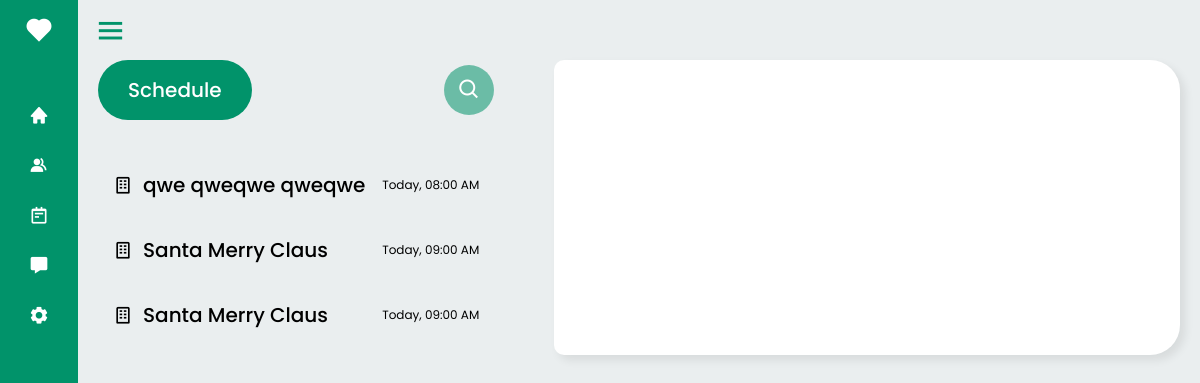
/pages/doctors.php (signed in), run on the app's committed database.
### tables this page shows
CREATE TABLE `appointments` (
  `appointment_id` int(11) NOT NULL,
  `firstName` varchar(100) NOT NULL,
  `lastName` varchar(100) NOT NULL,
  `middleName` varchar(100) NOT NULL,
  `email` varchar(100) NOT NULL,
  `dob` varchar(100) NOT NULL,
  `contactNumber` varchar(100) NOT NULL,
  `gender` varchar(100) NOT NULL,
  `id` varchar(255) NOT NULL,
  `services` varchar(255) NOT NULL,
  `appointmentDate` varchar(100) NOT NULL,
  `appointmentTime` varchar(100) NOT NULL,
  `accountpw` varchar(255) NOT NULL,
  `appointmentStatus` varchar(255) NOT NULL
);

### pages/doctors.php (the view, shortened to what this page needs)
<?php
    include '../backend/config.php';
?>
<!DOCTYPE html>
<html lang="en">
<head>
    <link rel="stylesheet" href="../Assets/css/account.css">
    <link rel="stylesheet" href="https://cdn.jsdelivr.net/npm/boxicons@latest/css/boxicons.min.css">
    <link rel="stylesheet" href="../Assets/css/popup.css">
    <link rel="stylesheet" href="../Assets/css/doctors.css">
</head>
<body>
    <div class="sidebar close">
        <div class="logo-details">
            <i class='bx bxs-heart'></i>
        </div>
        <ul class="nav-links">
            <li>
                <a href="#" onclick="showSection('home')">
                    <i class='bx bxs-home'></i>
                </a>
            </li>
            <li>
                <a href="#" onclick="showSection('records')">
                    <i class="bx bxs-group"></i>
                </a>
            </li>
            <li>
                <a href="#" onclick="showSection('requests')">
                    <i class='bx bx-notepad'></i>
                </a>
            </li>
            <li>
                <a href="#" onclick="showSection('messages')">
                    <i class='bx bxs-message'></i>
                </a>
            </li>
            <li>
                <div class="iocn-link">
                    <a href="#" onclick="showSection('settings')">
                        <i class='bx bxs-cog'></i>
                    </a>
                </div>
            </li>
        </ul>
    </div>
    <main class="home-section">
        <div class="home-content">
            <i class="bx bx-menu"></i>
        </div>
        <div class="container-fluid">
            <section id="home">
                <div class="home-class-home">
                    <article class="home-left">
                        <div class="flex-2">
                            <div class="sched-container">Schedule</div>
                            <a onclick="openPopup()"><div class="search-icon"><i class='bx bx-search'></i></div></a>
                        </div>
                        <br>
                        <?php
                            $dataPatient = "SELECT * FROM `appointments` WHERE appointmentStatus = 'ON' AND appointmentDate = CURDATE()";
                            $data = mysqli_query($connect, $dataPatient);
                            if (mysqli_num_rows($data) > 0){
                                while ($fetch_data = mysqli_fetch_assoc($data)){
                            ?>
                        <div class="details">
                            <aside class="flex-detail-clickable"  data-patient="<?php echo $fetch_data['firstName']; ?>">
                                <div class="sched-detail">
                                    <i class='bx bx-building'></i>
                                    <div class="patient-name"><?php echo $fetch_data['firstName'] . ' ' . $fetch_data['middleName'] . ' ' . $fetch_data['lastName']; ?></div>
                                </div>
                                <div class="sched-time">
                                    Today, <?php echo $fetch_data['appointmentTime']; ?>
                                </div>
                            </aside>
                        </div>
                        <?php
                            }
                        }
                        ?>
                    </article>
                    <article class="home-right">
                    </article>
                </div>
            </section>
        </div>
    </main>
</body>
</html>

### Assets/css/account.css (style rules this page uses)
* { margin: 0; padding: 0; box-sizing: border-box; font-family: 'Poppins', sans-serif; }
body { background: #EAEEEF; }
.sidebar { position: fixed; top: 0; left: 0; height: 100%; width: 260px; background: #01936A; z-index: 100; transition: all 0.5s ease; }
.sidebar.close { width: 78px; }
.sidebar .logo-details { height: 60px; width: 100%; display: flex; align-items: center; }
.sidebar .logo-details i { font-size: 30px; color: #fff; height: 50px; min-width: 78px; text-align: center; line-height: 50px; }
.sidebar .nav-links { height: 100%; padding: 30px 0 150px 0; overflow: auto; }
.sidebar.close .nav-links { overflow: visible; }
.sidebar .nav-links li { position: relative; list-style: none; transition: all 0.4s ease; }
.sidebar .nav-links li .iocn-link { display: flex; align-items: center; justify-content: space-between; }
.sidebar.close .nav-links li .iocn-link { display: block }
.sidebar .nav-links li i { height: 50px; min-width: 78px; text-align: center; line-height: 50px; color: #fff; font-size: 20px; cursor: pointer; transition: all 0.3s ease; }
.sidebar .nav-links li a { display: flex; align-items: center; text-decoration: none; }
.home-section { position: relative; height: 100vh; left: 260px; width: calc(100% - 260px); transition: all 0.5s ease; }
.sidebar.close ~ .home-section { left: 78px; width: calc(100% - 78px); }
.home-section .home-content { height: 60px; display: flex; align-items: center; }
.home-section .home-content .bx-menu { margin: 0 15px; cursor: pointer; }
.home-section .home-content .bx-menu { color: #01936a; font-size: 35px; }
section { margin: 0 auto; padding: 0 20px; }
#home, #records, #requests, #messages, #settings { max-width: 1780px; }
.home-class-home { display: flex; padding-bottom: 50px; }
.home-left { width: 420px; }
.flex-2 { display: flex; justify-content: space-between; font-weight: 500; align-items: center; }
.sched-container { padding: 15px 30px; border-radius: 30px; border: none; background-color: #01936A; color: white; font-size: 20px; }
.search-icon { width: 50px; height: 50px; background-color: #01936a8a; border-radius: 50%; position: relative; cursor: pointer; transition: all 0.2s; font-size: 24px; }
.bx-search { position: absolute; top: 50%; left: 50%; transform: translate(-50%, -50%); color: white; }
.flex-detail-clickable { display: flex; justify-content: space-between; align-items: center; cursor: pointer; padding: 10px 15px; border: none; border-radius: 5px; margin: 15px 0; }
.sched-detail { display: flex; gap: 10px; justify-content: center; align-items: center; font-size: 20px; font-weight: 500; }
.sched-time { font-size: 12px; }
.home-right { margin-left: 60px; background-color: white; width: calc(100% - 420px); border-top-right-radius: 30px; border-bottom-right-radius: 30px; border-top-left-radius: 10px; border-bottom-left-radius: 10px; padding-left: 20px; box-shadow: 5px 5px 10px rgba(0, 0, 0, 0.082); }

### data on the page
appointments: firstName "qwe", middleName "qweqwe", lastName "qweqwe", appointmentTime "08:00 AM"
appointments: firstName "Santa", middleName "Merry", lastName "Claus", appointmentTime "09:00 AM"
appointments: firstName "Santa", middleName "Merry", lastName "Claus", appointmentTime "09:00 AM"
